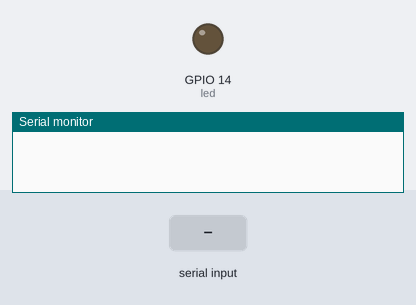
This sketch was run on a simulated ESP8266 (NodeMCU). Shown: output pins drawn as LEDs (lit = HIGH), the last lines printed to the serial monitor. The inputs (shaded band) are chosen by the test bench.

Above: at 1.2 s.
1.3 s: "on" received over the second serial link
At 3.5 s:
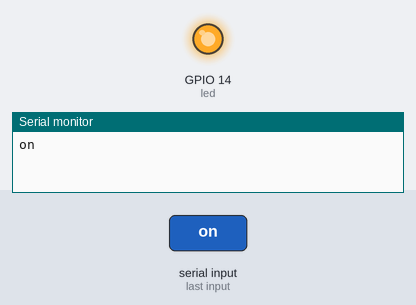
3.8 s: "off" received over the second serial link
At 5.4 s:
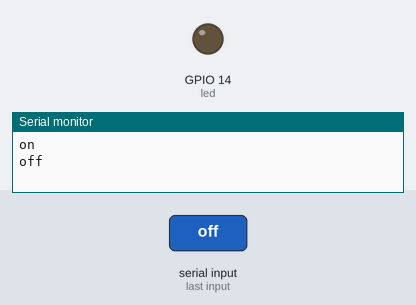
Timing chart, 0 to 6.9 s (numbered marks = the images above; inputs shaded):
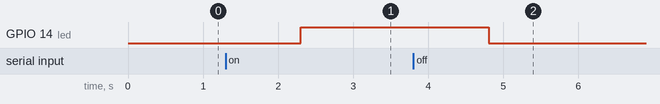

Measured:
- after the input at 1.3 s, GPIO 14 (led): LOW → HIGH after 1.0 s
- after the input at 3.8 s, GPIO 14 (led): HIGH → LOW after 1.0 s

The sketch:

rx_buzzer.ino
```cpp
#include <ESP8266WiFi.h>
#include <SoftwareSerial.h>
int led = 14; //d5

SoftwareSerial loraSerial(12, 13); //D6 D7 (TX RX)

void setup() {
  pinMode(led, OUTPUT);
  Serial.begin(9600);
  loraSerial.begin(9600);

}

void loop() {
  if (loraSerial.available() > 1) {
    String input = loraSerial.readString();
    Serial.println(input);
    if (input == "on") {
      digitalWrite(led, HIGH);
    }
    if (input == "off") {
      digitalWrite(led, LOW);
    }
  }

}
```
